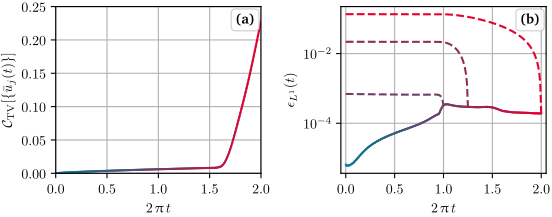

The script that drew this image:
# -*- coding: utf-8 -*-
"""
Created on Mon Aug  7 15:49:41 2023

@author: Martin Jakob Steil
@brief: Plots of different solutions of the linear advection equation (lae)
"""

import sys, os
sys.path.append(os.path.join(os.path.dirname(__file__), '../../graphics/'))
from plot_utils import *

import numpy as np
import json

## ************ Data import and processing ************ ##
  
with open('bbe_errors.json') as json_file:
    dataError = json.load(json_file)
    
## ************ Figure ************ ##

fig, ((ax00, ax01)) = plt.subplots(1, 2, sharey=False)
fig.subplots_adjust(hspace=0.025)  # adjust space between axes
# *------*------*
# | ax00 | ax01 |
# *------*------*

cti=get_color_list(colors[0],colors[1],len(dataError['forward'][0]))

plot_styles={'linewidth': 1.5,'linestyle':'--'}
point_styles={'linestyle': 'none','marker': '.','markersize': 3}
   

segs=[]
for i in range(len(cti)-1):
    x1 = dataError['CTVD'][0][i]
    y1 = dataError['CTVD'][1][i]
    x2 = dataError['CTVD'][0][i+1]
    y2 = dataError['CTVD'][1][i+1]
    segs.append(((x1, y1), (x2, y2)))

ln_coll = matplotlib.collections.LineCollection(segs,colors=cti, linewidth=1.5, linestyle='solid', capstyle='round')
ax00.add_collection(ln_coll)

ax00.set_xlabel("$2\,\\uppi\,t$")
ax00.set_xlim(0,2)
ax00.set_ylim(0,0.25)
ax00.set_ylabel("$\\mathcal{C}_\\mathrm{TV}[ \{ \\bar{u}_j (t) \} ] $")

segs=[]
for i in range(len(cti)-1):
    x1 = dataError['forward'][0][i]
    y1 = dataError['forward'][1][i]
    x2 = dataError['forward'][0][i+1]
    y2 = dataError['forward'][1][i+1]
    segs.append(((x1, y1), (x2, y2)))

ln_coll = matplotlib.collections.LineCollection(segs,colors=cti,linewidth=1.5, linestyle='solid', capstyle='round')
ax01.add_collection(ln_coll)


ax01.plot(dataError['backward1'][0],dataError['backward1'][1],color=cti[math.floor(len(dataError['forward'][0])*1.0/2.0)],**plot_styles)
ax01.plot(dataError['backward2'][0],dataError['backward2'][1],color=cti[-1],**plot_styles)
ax01.plot(dataError['backward1.25'][0],dataError['backward1.25'][1],color=cti[math.floor(len(dataError['forward'][0])*1.25/2.0)],**plot_styles)

ax01.set_xlabel("$2\,\\uppi\,t$")
ax01.set_xlim(-0.05,2.05)
ax01.set_xticks([0,0.5,1,1.5,2])
ax01.set_ylabel("$\\epsilon_{L^1}(t)$")
ax01.set_yscale("log")
# ax01.set_ylim(1E-5,1E-2)

ax00.text(0.97, 0.88, '\\textbf{(a)}',
          horizontalalignment='right', verticalalignment='bottom', transform=ax00.transAxes,
          bbox=end_box_style)

ax01.text(0.97, 0.88, '\\textbf{(b)}',
          horizontalalignment='right', verticalalignment='bottom', transform=ax01.transAxes,
          bbox=end_box_style)

# Export
set_height_twoCol(fig, height=5.5)

save_plot(fig, 'bbe_errors.pdf')
